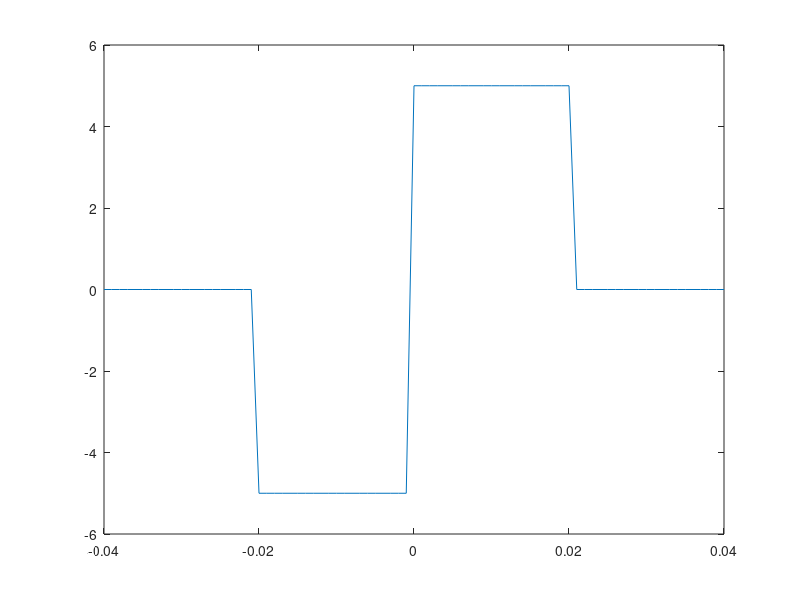
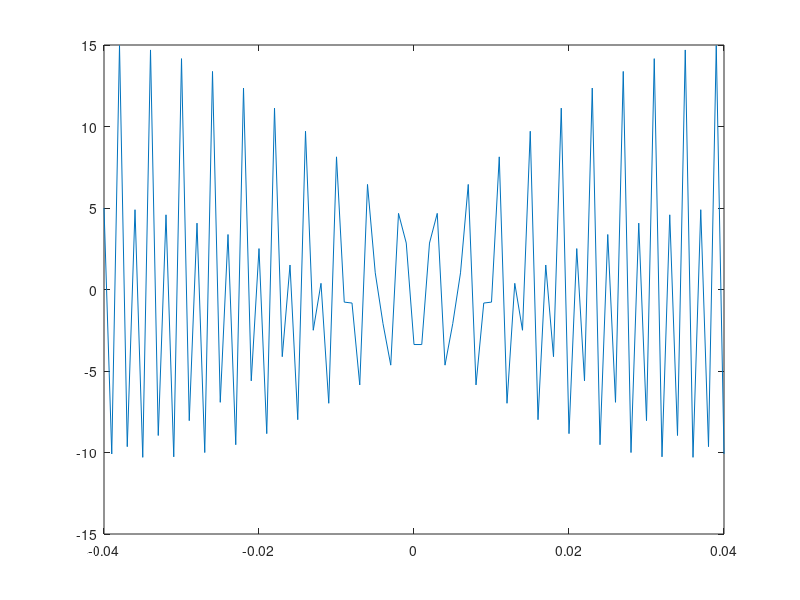

Write the MATLAB code that produced these figures, in order.
close all
clc
Fs = 1e3;
t = -40e-3:1/Fs:40e-3;
T = 20e-3;
A = 5;
s = -A * rectpuls(t + T/2, T) + A * rectpuls (t-T/2, T);
g = figure();
plot(t, s)
ylim ([-6 6]);
FFT = fft(s);
s = figure();
plot(t(1:81), FFT(1:81))

saveas(g,'../fig/graph4','png');
saveas(s,'../fig/spec4','png');